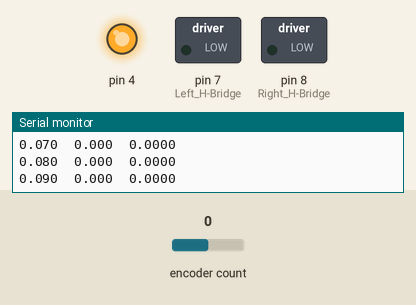
Recording of a sketch running on a simulated Arduino Uno, built with avr-gcc and run on an emulated ATmega328P. Parts: switched loads named in the sketch (green lamp = pin HIGH), output pins drawn as LEDs (lit = HIGH), the last lines printed to the serial monitor. The test bench sets the inputs (shaded band); at power-on: encoder count 0. Pins used as bus, display or sensor lines are not drawn.

Above: at 0.1 s.
At 1.1 s:
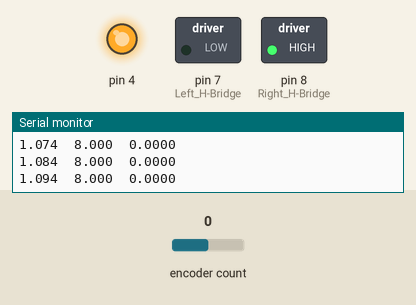
Timing chart, 0 to 2.6 s (numbered marks = the images above):
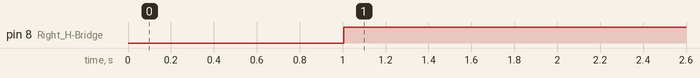

Measured:
- by itself, pin 8 (Right_H-Bridge): LOW → HIGH at 1.0 s

The sketch:

step_test.ino
```cpp
#include <Wire.h>
#include <Encoder.h>
// #include <PID_v1.h>
#define MY_ADDR 8

#define Kp 0.012
#define Ki 0.00019
#define BATTERY_VOLTAGE 8

volatile uint8_t offset = 0;
int req_message = 1;

long int targetPos = 0;
long int currentPos = 0;

int error;
double integral;
double voltage;
unsigned long Ts = 0, Tc = 0;
unsigned long lastTimeMs = 0, desiredTsMs = 10, startTimeMs;

float currentTime;
bool printFlag = 0;

Encoder EncA(3,6); //Encoder is on pins 3 and 6

void setup() {
  // Wire.begin(MY_ADDR);
  // //recieves the information from the wire
  // Wire.onReceive(receive);
  // Wire.onRequest(request);
  //sets the serial so we can recieve characters
  Serial.begin(115200);
  Serial.println("Ready!"); // For ReadfromArduino.mlx

  //Pins for motor
  pinMode(4, OUTPUT);
  digitalWrite(4, HIGH);

  pinMode(7, OUTPUT); // Left H-Bridge
  pinMode(8, OUTPUT); // Right H-Bridge
  pinMode(9, OUTPUT); // Left power
  pinMode(10, OUTPUT); // Right power

  // Timing
  lastTimeMs - millis();
  startTimeMs = lastTimeMs;

}

void loop() {

  currentTime = (float)(lastTimeMs - startTimeMs)/1000;

  if (currentTime < 1) {
    targetPos = 0;
  } else {
    targetPos = PI * 3200.0 / (2.0 * PI); // Change first value to change. Set to PI to match MATLAB testing
  }

  long currentPos = EncA.read();

  error = targetPos - currentPos;
  integral = integral + ( double(desiredTsMs) / 1000.0 ) * error;

  voltage = Kp * error + Ki * integral;

  // H-Bridge Direction
  if(voltage > 0) {
    digitalWrite(8, HIGH);
  } else {
    digitalWrite(8, LOW);
  }

  int PWM = 255 * abs(voltage)/BATTERY_VOLTAGE;
  analogWrite(10, min(PWM, 255));

  double posRad = 2.0 * PI * (double)((double)currentPos / 3200.0);

  //Print Statements
  if (currentTime < 10) { // Print for 10 seconds
    Serial.print(currentTime, 3);
    Serial.print("\t");
    Serial.print(min(voltage, BATTERY_VOLTAGE), 3);
    Serial.print("\t");
    // Serial.print(error);
    // Serial.print("\t");
    // Serial.print(integral, 5);
    // Serial.print("\t");
    // Serial.print(currentPos);
    // Serial.print("\t");
    Serial.println(posRad, 4);

  } else if (!printFlag) {
    Serial.println("Finished");
    printFlag = 1;
  }

  while(millis() < lastTimeMs + desiredTsMs);
  lastTimeMs = millis();
}

// void request(){
//   Wire.write(currentPos);
// }

// void receive(int arg){
//   while (Wire.available()) {
//     targetPos = (int)Wire.read() * 800; // Number of counts for target position
//   }
//   if ((targetPos - currentPos) > 1600) {
//     targetPos -= 3200;
//   } else if ((targetPos - currentPos) < -1600) {
//     targetPos += 3200;
//   }
// }
```
